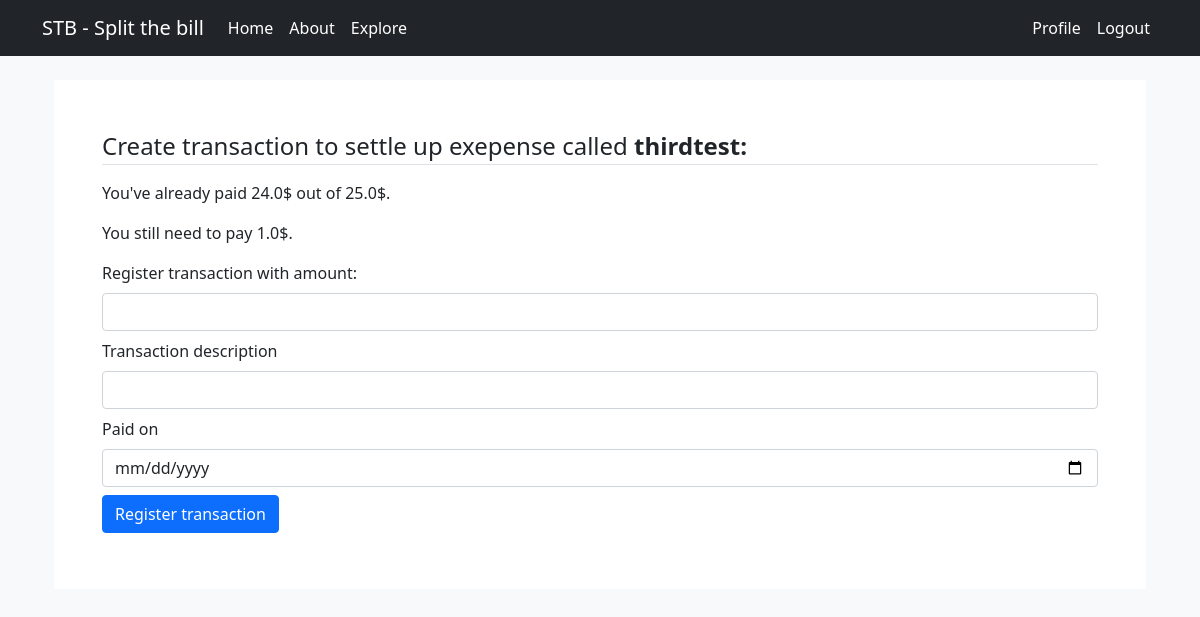
The app's page /create_transaction/1 (signed in) with its own data.
### app/models.py (models this page shows, shortened)
class Expense(db.Model):
    id = db.Column(db.Integer, primary_key=True)
    title = db.Column(db.String(64), unique=True, nullable=False)
    amount = db.Column(db.Float, nullable=False)
    description = db.Column(db.String(128))
    lender_id = db.Column(db.Integer, db.ForeignKey("group_member.id",ondelete='CASCADE'), nullable=False)
    group_id = db.Column(db.Integer, db.ForeignKey("group.id",ondelete='CASCADE'), nullable=False)
    is_paid = db.Column(db.Boolean, default=False)
    added_on = db.Column(db.DateTime, default=datetime.utcnow)
    members = db.relationship("GroupMember", secondary="expense_member", backref=db.backref("expenses", lazy=True))
    lender = db.relationship("GroupMember", foreign_keys=[lender_id], backref=db.backref("lended_expenses", lazy=True))
    group = db.relationship("Group", foreign_keys=[group_id], backref=db.backref("expenses", lazy=True))
    def get_amount_paid(self, user):
        expense_member = (
            db.session.query(ExpenseMember)
            .join(GroupMember, GroupMember.id == ExpenseMember.group_member_id)
            .join(User, User.id == GroupMember.user_id)
            .join(Expense, Expense.id == ExpenseMember.expense_id)
            .filter(User.id == user.id, Expense.id == self.id)
            .first())
        amount_paid = 0
        for transaction in expense_member.member_transactions:
            amount_paid += transaction.amount
        return amount_paid
    def get_amount_needs_to_seddle(self, user):
        expense_member = (
            db.session.query(ExpenseMember)
            .join(GroupMember, GroupMember.id == ExpenseMember.group_member_id)
            .join(User, User.id == GroupMember.user_id)
            .join(Expense, Expense.id == ExpenseMember.expense_id)
            .filter(User.id == user.id, Expense.id == self.id)
            .first())
        return expense_member.amount_borrowed

class Transaction(db.Model):
    id = db.Column(db.Integer, primary_key=True)
    expense_id = db.Column(db.Integer, db.ForeignKey("expense.id", ondelete='CASCADE'))
    expense_member_id = db.Column(db.Integer, db.ForeignKey("expense_member.id", ondelete='CASCADE'))
    amount = db.Column(db.Float)
    note = db.Column(db.String(128))
    date = db.Column(db.DateTime, default=datetime.utcnow)
    expense = db.relationship("Expense", foreign_keys=[expense_id], backref=db.backref("transactions", lazy=True))
    expense_member = db.relationship("ExpenseMember", foreign_keys=[expense_member_id], backref=db.backref("member_transactions", lazy=True))

class ExpenseMember(db.Model):
    id = db.Column(db.Integer, primary_key=True)
    expense_id = db.Column(db.Integer, db.ForeignKey("expense.id", ondelete='CASCADE'))
    group_member_id = db.Column(db.Integer, db.ForeignKey("group_member.id", ondelete='CASCADE'))
    has_paid = db.Column(db.Boolean, default=False)
    amount_borrowed = db.Column(db.Float)

### app/main/routes.py (the view, shortened to what this page needs)
@bp.route('/create_transaction/<expense_id>', methods=['GET', 'POST'])
@login_required
def create_transaction(expense_id):
    expense = Expense.query.filter_by(id=expense_id).first_or_404()
    form = CreateTransaction(expense_id, user=current_user)
    user_as_expense_member = (
            db.session.query(ExpenseMember)
            .join(GroupMember)
            .filter(GroupMember.user_id == current_user.id, ExpenseMember.expense_id == expense_id)
            .first()
        )
    return render_template('create_transaction.html', title='Create transaction', form=form, expense=expense)

### app/main/forms.py (shortened to what this page needs)
class CreateTransaction(FlaskForm):
    amount = FloatField('Register transaction with amount:', validators=[DataRequired(), NumberRange(min=1, message="The value should be minimal 1$.")])
    note = StringField('Transaction description', validators=[DataRequired(), Length(min=0, max=140)])
    date = DateField('Paid on', validators=[DataRequired()])
    submit = SubmitField('Register transaction')
    already_paid = 0
    need_to_pay = 0
    def __init__(self, expense_id, user, *args, **kwargs):
        super(CreateTransaction, self).__init__(*args, **kwargs)
        expense = Expense.query.filter_by(id=expense_id).first_or_404()
        self.already_paid = expense.get_amount_paid(user)
        self.need_to_pay = expense.get_amount_needs_to_seddle(user)

### app/main/routes.py (called while the page is built)
@bp.before_request
def before_request():
    if current_user.is_authenticated:
        current_user.last_seen = datetime.utcnow()
        db.session.commit()

### app/models.py (called while the page is built)
@login.user_loader
def load_user(id):
    return User.query.get(int(id))

### app/templates/create_transaction.html (shortened to what this page needs)
{% extends 'base.html' %}
{% block app_content %}
<div class="container">
    <form action="" method="post" class="bg-white p-5">
        <legend class="border-bottom">Create transaction to settle up exepense called <b>{{ expense.title }}:</b>
        </legend>
        <br>
        <div class="form-group my-2">
            <p>You've already paid {{ expense.get_amount_paid(current_user) }}$ out of {{
                expense.get_amount_needs_to_seddle(current_user) }}$.</p>
            <p>You still need to pay {{ expense.get_amount_needs_to_seddle(current_user) -
                expense.get_amount_paid(current_user) }}$.</p>
            {{ form.amount.label(class="form-label") }}
            {% if form.amount.errors %}
            {{ form.amount(class="form-control is-invalid") }}
            <div class="invalid-feedback">
                {% for error in form.amount.errors %}
                <span style="color: red;">[{{ error }}]</span>
                {% endfor %}
            </div>
            {% else %}
            {{ form.amount(class="form-control") }}
            {% endif %}
        </div>
        <div class="form-group my-2">
            {{ form.note.label(class="form-label") }}
            {% if form.note.errors %}
            {{ form.note(class="form-control is-invalid", cols=50, rows=4) }}
            <div class="invalid-feedback">
                {% for error in form.note.errors %}
                <span style="color: red;">[{{ error }}]</span>
                {% endfor %}
            </div>
            {% else %}
            {{ form.note(class="form-control", cols=50, rows=4) }}
            {% endif %}
        </div>
        <div class="form-group my-2">
            {{ form.date.label(class="form-label") }}
            {% if form.date.errors %}
            {{ form.date(class="form-control is-invalid datepicker", type="date") }}
            <div class="invalid-feedback">
                {% for error in form.date.errors %}
                <span style="color: red;">[{{ error }}]</span>
                {% endfor %}
            </div>
            {% else %}
            {{ form.date(class="form-control datepicker", type="date") }}
            {% endif %}
        </div>
        <div class="form-group my-2">
            {{ form.submit(class="btn btn-primary") }}
        </div>
    </form>
</div>
{% endblock %}

### records on screen
Expense: title "thirdtest", id.amount "1.0"
Transaction: get_amount_paid "24.0"
ExpenseMember: get_amount_needs_to_seddle "25.0"
